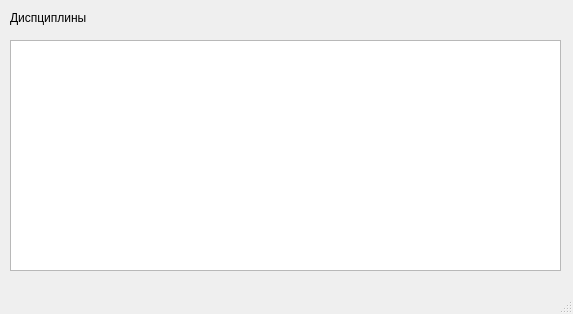
<?xml version="1.0" encoding="UTF-8"?>
<ui version="4.0">
 <class>MainWindow</class>
 <widget class="QMainWindow" name="MainWindow">
  <property name="geometry">
   <rect>
    <x>0</x>
    <y>0</y>
    <width>573</width>
    <height>314</height>
   </rect>
  </property>
  <property name="windowTitle">
   <string>MainWindow</string>
  </property>
  <widget class="QWidget" name="centralwidget">
   <widget class="QListWidget" name="listWidget">
    <property name="geometry">
     <rect>
      <x>10</x>
      <y>40</y>
      <width>551</width>
      <height>231</height>
     </rect>
    </property>
   </widget>
   <widget class="QLabel" name="label">
    <property name="geometry">
     <rect>
      <x>10</x>
      <y>10</y>
      <width>171</width>
      <height>16</height>
     </rect>
    </property>
    <property name="text">
     <string>Диспциплины</string>
    </property>
   </widget>
  </widget>
  <widget class="QStatusBar" name="statusbar"/>
 </widget>
 <resources/>
 <connections/>
</ui>
